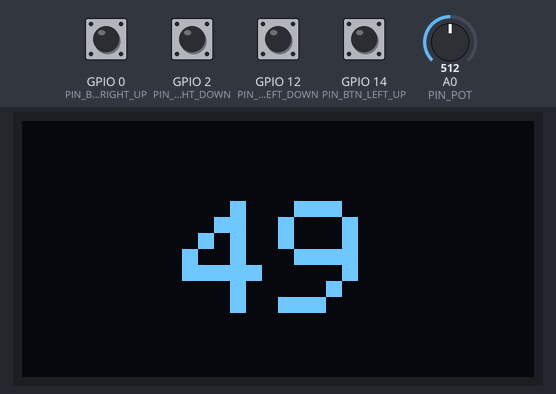
This sketch was run on a simulated ESP8266 (NodeMCU). On the bench: 128×64 one-colour display. The test bench sets the inputs (shaded band); at power-on: GPIO 0 (PIN_BTN_RIGHT_UP), GPIO 2 (PIN_BTN_RIGHT_DOWN), GPIO 12 (PIN_BTN_LEFT_DOWN), GPIO 14 (PIN_BTN_LEFT_UP) LOW, A0 (PIN_POT) = 512. WiFi joins after 1.5 s; servers stay silent unless stated; what the sketch prints to the serial monitor is not drawn.

Above: at 2.2 s.
2.3 s: A0 (PIN_POT) set to 716
At 3.1 s:
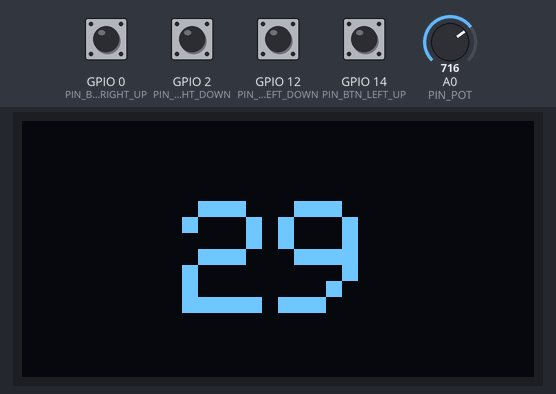
3.8 s: A0 (PIN_POT) set to 900
At 4.5 s:
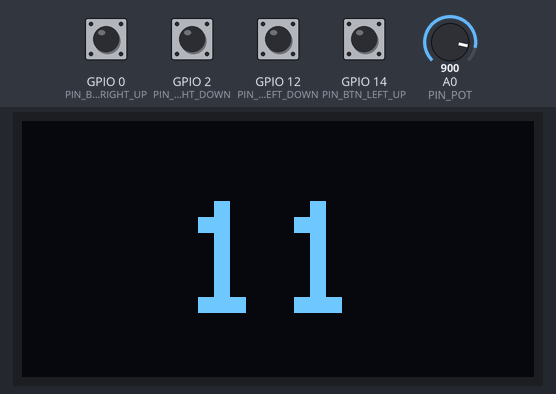
5.3 s: A0 (PIN_POT) set to 1023
At 5.9 s:
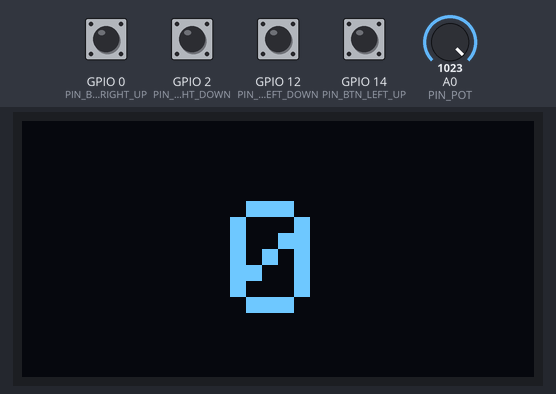
Timing chart, 0 to 8.3 s (numbered marks = the images above; inputs shaded):
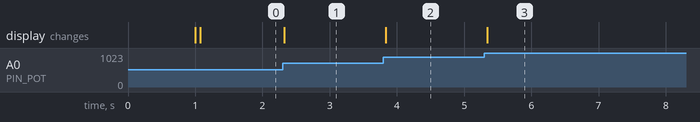

Measured:
- after the input at 2.3 s, the display: changes at once (image 1)
- after the input at 3.8 s, the display: changes at once (image 2)
- after the input at 5.3 s, the display: changes at once (image 3)

The sketch:

remoteController.ino
```cpp
#define DEBUG
#define CREATE_AP
#define USE_DISPLAY

#include "ESP8266WiFi.h"
#include "messages.h"
#include "WiFiUdp.h"

#ifdef USE_DISPLAY
#include "Adafruit_GFX.h"
#include "Adafruit_SSD1306.h"
#include "Wire.h"

const int SCREEN_WIDTH = 128; // OLED display width, in pixels
const int SCREEN_HEIGHT = 64; // OLED display height, in pixels
const int SCREEN_WIDTH_HALF = SCREEN_WIDTH / 2;
const int SCREEN_HEIGHT_HALF = SCREEN_HEIGHT / 2;
const int TEXT_SIZE = 4;

// Declaration for an SSD1306 display connected to I2C (SDA, SCL pins)
Adafruit_SSD1306 display(SCREEN_WIDTH, SCREEN_HEIGHT, &Wire, -1);

#endif


//Hardware parameters
const int PIN_BTN_LEFT_UP = 14;   //D5
const int PIN_BTN_LEFT_DOWN = 12; //D6
const int PIN_BTN_RIGHT_UP = 0;   //D3
const int PIN_BTN_RIGHT_DOWN = 2; //D4
const int PIN_POT = A0;           //Analog input
const int I2C_ADD = 0x3C;

//Wifi access point (AP) parameters:
const char* AP_ssid = "MotorController";
const char* AP_password = "motor12345"; //must be >= 8 chars
#ifdef CREATE_AP
const int CHANNEL = 1;
const bool HIDE_AP = true;
const int MAX_NOF_CLIENTS = 2;
#endif

//Measured values for the potentiometer
const int POT_MIN_VALUE = 1024;
const int POT_MAX_VALUE = 2;

//UDP related parameters
WiFiUDP udpLeft;
WiFiUDP udpRight;
const int UDP_PORT_LEFT = 4210;
const int UDP_PORT_RIGHT = 4210;
const char *IP_LEFT = "192.168.4.3";
const char *IP_RIGHT = "192.168.4.4";
const int UDP_PACKET_SIZE = 255;
char udpPacket[UDP_PACKET_SIZE];
char udpReply[UDP_PACKET_SIZE];

int currentSpeed = 0;

#ifdef CREATE_AP
void createSoftAP()
{
  if (!WiFi.softAP(AP_ssid, AP_password, CHANNEL, HIDE_AP, MAX_NOF_CLIENTS))
  {
#ifdef DEBUG
    Serial.println("Failed to create soft access point");
#endif
  }
  else
  {
#ifdef DEBUG
    Serial.println("Soft access point created.");
    Serial.print("Soft access point ssid: ");
    Serial.println(AP_ssid);
    Serial.print("Soft access point password: ");
    Serial.println(AP_password);
    Serial.print("Soft access point IP address: ");
    Serial.println(WiFi.softAPIP());
#endif
  }
}

#else
void connectWifi()
{
  WiFi.begin(AP_ssid, AP_password);
  while (WiFi.status() != WL_CONNECTED)
  {
    delay(100);
#ifdef DEBUG
    Serial.print(".");
#endif
  }
}

#endif

int convertPotentiometerToProcent()
{
  return map(analogRead(PIN_POT), POT_MIN_VALUE, POT_MAX_VALUE, 0, 100);
}

#ifdef USE_DISPLAY
  void drawCenter(int value)
  {
    display.clearDisplay();
    display.setTextSize(TEXT_SIZE);
    display.setTextColor(WHITE);
    const int charW = 24; //Width of a char at TEXT_SIZE == 4
    const int charH = 16; //Height of a char at TEXT_SIZE == 4
    int textLen = 1;
    if (value >= 10) textLen = 2;
    if (value >= 100) textLen = 3;
    display.setCursor(SCREEN_WIDTH_HALF - textLen * charW /2,
                      SCREEN_HEIGHT_HALF - charW /2);
    display.println(value);
    display.display();
  }
#endif

void setup() {

#ifdef DEBUG
  //Serial connection for debugging purposes
  Serial.begin(115200);
  delay(1000);
#endif

#ifdef USE_DISPLAY
  if(!display.begin(SSD1306_SWITCHCAPVCC, I2C_ADD)) { // Address 0x3D for 128x64
#ifdef DEBUG
    Serial.println(F("SSD1306 display allocation failed"));
#endif
    for(;;);
  }
#endif

#ifdef CREATE_AP
  createSoftAP();
#else
  connectWifi();
#endif

  udpLeft.begin(UDP_PORT_LEFT);
  udpRight.begin(UDP_PORT_RIGHT);
#ifdef DEBUG
  Serial.print("Listening on udp ports: ");
  Serial.println(UDP_PORT_LEFT);
  Serial.println(UDP_PORT_RIGHT);
#endif

}

void loop() {

  delay(10);
  int potValue = convertPotentiometerToProcent();

#ifdef USE_DISPLAY
  drawCenter(potValue);
#endif

  udpPacket[0] = potValue;
  udpPacket[1] = digitalRead(PIN_BTN_LEFT_UP);
  udpPacket[2] = digitalRead(PIN_BTN_LEFT_DOWN);
  udpPacket[3] = digitalRead(PIN_BTN_RIGHT_UP);
  udpPacket[4] = digitalRead(PIN_BTN_RIGHT_DOWN);

  udpLeft.beginPacket(IP_LEFT, UDP_PORT_LEFT);
  udpLeft.write(udpPacket);
  udpLeft.endPacket();

  udpRight.beginPacket(IP_RIGHT, UDP_PORT_RIGHT);
  udpRight.write(udpPacket);
  udpRight.endPacket();

}
```

messages.h
```cpp
#include "ArduinoJson.h"

/*  This is the definition (as JSON) for the message.
 *  If this definition is changed later, the following tool
 *  can be used to calculate new value for msgCapacity
 *  https://arduinojson.org/v6/assistant/
 *
 *  {
 *   "speed": 100,  //Selected speed
 *   "left": -1,    //Direction for the left side -1, 0 (stationary), 1
 *   "right": -1    //Direction for the right side -1, 0, 1
 *  }
 *
 */

namespace msg
{

const int msgCapacity = 96;
StaticJsonDocument<msgCapacity> msg;
DeserializationError err;

}
```
